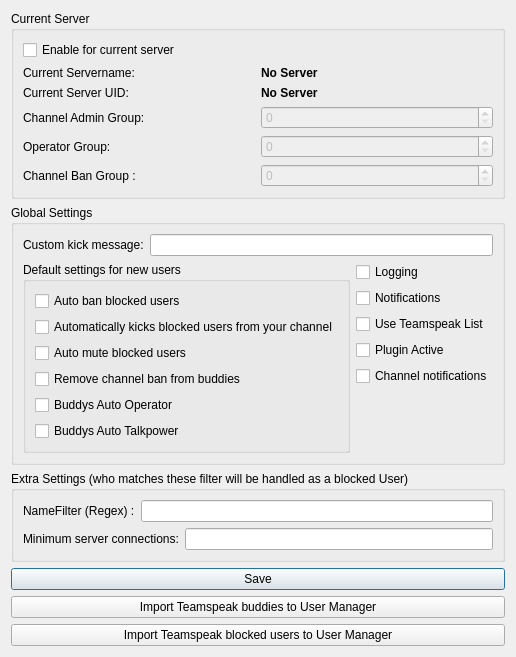
<?xml version="1.0" encoding="UTF-8"?>
<ui version="4.0">
 <class>ConfigDialog</class>
 <widget class="QDialog" name="ConfigDialog">
  <property name="geometry">
   <rect>
    <x>0</x>
    <y>0</y>
    <width>412</width>
    <height>599</height>
   </rect>
  </property>
  <property name="windowTitle">
   <string>User-Manager Configuration</string>
  </property>
  <layout class="QVBoxLayout" name="verticalLayout_6">
   <item>
    <widget class="QGroupBox" name="groupBox1">
     <property name="title">
      <string>Current Server</string>
     </property>
     <property name="checkable">
      <bool>false</bool>
     </property>
     <property name="checked">
      <bool>false</bool>
     </property>
     <layout class="QVBoxLayout" name="verticalLayout_4">
      <item>
       <widget class="QCheckBox" name="chkcurrent_server">
        <property name="text">
         <string>Enable for current server</string>
        </property>
       </widget>
      </item>
      <item>
       <layout class="QHBoxLayout" name="horizontalLayout">
        <item>
         <widget class="QLabel" name="label_5">
          <property name="text">
           <string>Current Servername:</string>
          </property>
         </widget>
        </item>
        <item>
         <widget class="QLabel" name="L_NAME">
          <property name="font">
           <font>
            <weight>75</weight>
            <bold>true</bold>
           </font>
          </property>
          <property name="text">
           <string>No Server</string>
          </property>
         </widget>
        </item>
       </layout>
      </item>
      <item>
       <layout class="QHBoxLayout" name="horizontalLayout_2">
        <item>
         <widget class="QLabel" name="label_3">
          <property name="text">
           <string>Current Server UID:</string>
          </property>
         </widget>
        </item>
        <item>
         <widget class="QLabel" name="L_UID">
          <property name="font">
           <font>
            <weight>75</weight>
            <bold>true</bold>
            <strikeout>false</strikeout>
           </font>
          </property>
          <property name="text">
           <string>No Server</string>
          </property>
         </widget>
        </item>
       </layout>
      </item>
      <item>
       <layout class="QHBoxLayout" name="horizontalLayout_3">
        <item>
         <widget class="QLabel" name="label_4">
          <property name="text">
           <string>Channel Admin Group:</string>
          </property>
          <property name="wordWrap">
           <bool>true</bool>
          </property>
         </widget>
        </item>
        <item>
         <widget class="QSpinBox" name="speChannelGroupAdmin">
          <property name="enabled">
           <bool>false</bool>
          </property>
          <property name="maximum">
           <number>999999</number>
          </property>
         </widget>
        </item>
       </layout>
      </item>
      <item>
       <layout class="QHBoxLayout" name="horizontalLayout_4">
        <item>
         <widget class="QLabel" name="lb_special">
          <property name="text">
           <string>Operator Group:</string>
          </property>
         </widget>
        </item>
        <item>
         <widget class="QSpinBox" name="speChannelGroupOperator">
          <property name="enabled">
           <bool>false</bool>
          </property>
          <property name="maximum">
           <number>999999</number>
          </property>
         </widget>
        </item>
       </layout>
      </item>
      <item>
       <layout class="QHBoxLayout" name="horizontalLayout_5">
        <item>
         <widget class="QLabel" name="label_2">
          <property name="text">
           <string>Channel Ban Group :</string>
          </property>
         </widget>
        </item>
        <item>
         <widget class="QSpinBox" name="speChannelGroupBan">
          <property name="enabled">
           <bool>false</bool>
          </property>
          <property name="maximum">
           <number>999999</number>
          </property>
         </widget>
        </item>
       </layout>
      </item>
     </layout>
    </widget>
   </item>
   <item>
    <widget class="QGroupBox" name="groupBox2">
     <property name="title">
      <string>Global Settings</string>
     </property>
     <layout class="QVBoxLayout" name="verticalLayout_5">
      <item>
       <layout class="QHBoxLayout" name="horizontalLayout_6">
        <item>
         <widget class="QLabel" name="label_6">
          <property name="text">
           <string>Custom kick message:</string>
          </property>
         </widget>
        </item>
        <item>
         <widget class="QLineEdit" name="kickmessage"/>
        </item>
       </layout>
      </item>
      <item>
       <layout class="QHBoxLayout" name="horizontalLayout_7">
        <item>
         <widget class="QGroupBox" name="groupBox3">
          <property name="title">
           <string>Default settings for new users</string>
          </property>
          <layout class="QVBoxLayout" name="verticalLayout">
           <item>
            <widget class="QCheckBox" name="chkAutoBan">
             <property name="enabled">
              <bool>true</bool>
             </property>
             <property name="toolTip">
              <string>Automatically bans blocked users from your channel</string>
             </property>
             <property name="text">
              <string>Auto ban blocked users</string>
             </property>
            </widget>
           </item>
           <item>
            <widget class="QCheckBox" name="chkAutoKick">
             <property name="text">
              <string>Automatically kicks blocked users from your channel</string>
             </property>
            </widget>
           </item>
           <item>
            <widget class="QCheckBox" name="chkAutoMute">
             <property name="enabled">
              <bool>true</bool>
             </property>
             <property name="toolTip">
              <string>Automatically mutes users when you block them in the user manager</string>
             </property>
             <property name="text">
              <string>Auto mute blocked users</string>
             </property>
            </widget>
           </item>
           <item>
            <widget class="QCheckBox" name="chkAntiChannelBan">
             <property name="enabled">
              <bool>true</bool>
             </property>
             <property name="toolTip">
              <string>Automatically removes channel ban from plugin buddies (If you have permissions)</string>
             </property>
             <property name="text">
              <string>Remove channel ban from buddies</string>
             </property>
            </widget>
           </item>
           <item>
            <widget class="QCheckBox" name="chkAutoOperator">
             <property name="enabled">
              <bool>true</bool>
             </property>
             <property name="toolTip">
              <string>Automatically gives channel operator to your plugin buddies when you're channel admin</string>
             </property>
             <property name="text">
              <string>Buddys Auto Operator </string>
             </property>
            </widget>
           </item>
           <item>
            <widget class="QCheckBox" name="chkAutoTalkpower">
             <property name="enabled">
              <bool>true</bool>
             </property>
             <property name="toolTip">
              <string>Automatically grants talk power to your plugin buddies when you're operator</string>
             </property>
             <property name="text">
              <string>Buddys Auto Talkpower</string>
             </property>
            </widget>
           </item>
          </layout>
         </widget>
        </item>
        <item>
         <layout class="QVBoxLayout" name="verticalLayout_3">
          <item>
           <widget class="QCheckBox" name="chkLog">
            <property name="toolTip">
             <string>Toggles debug logging to console</string>
            </property>
            <property name="text">
             <string>Logging</string>
            </property>
           </widget>
          </item>
          <item>
           <widget class="QCheckBox" name="chkNotifikations">
            <property name="enabled">
             <bool>true</bool>
            </property>
            <property name="toolTip">
             <string>Adds informational messages to your current chat tab</string>
            </property>
            <property name="text">
             <string>Notifications</string>
            </property>
           </widget>
          </item>
          <item>
           <widget class="QCheckBox" name="chkUseTSList">
            <property name="text">
             <string>Use Teamspeak List</string>
            </property>
           </widget>
          </item>
          <item>
           <widget class="QCheckBox" name="chkWorking">
            <property name="toolTip">
             <string>If this Option is false no User would get any new channel Group ( like the Plugin is deactivated)</string>
            </property>
            <property name="text">
             <string>Plugin Active</string>
            </property>
           </widget>
          </item>
          <item>
           <widget class="QCheckBox" name="chkChannelNotifikations">
            <property name="toolTip">
             <string>Sends notifications to the channel if you ban blocked users</string>
            </property>
            <property name="text">
             <string>Channel notifications</string>
            </property>
           </widget>
          </item>
          <item>
           <spacer name="verticalSpacer">
            <property name="orientation">
             <enum>Qt::Vertical</enum>
            </property>
            <property name="sizeHint" stdset="0">
             <size>
              <width>20</width>
              <height>40</height>
             </size>
            </property>
           </spacer>
          </item>
         </layout>
        </item>
       </layout>
      </item>
     </layout>
    </widget>
   </item>
   <item>
    <widget class="QGroupBox" name="groupBox3_2">
     <property name="title">
      <string>Extra Settings (who matches these filter will be handled as a blocked User)</string>
     </property>
     <layout class="QVBoxLayout" name="verticalLayout_7">
      <item>
       <layout class="QHBoxLayout" name="horizontalLayout_9">
        <item>
         <widget class="QLabel" name="label_7">
          <property name="text">
           <string>NameFilter (Regex) :</string>
          </property>
         </widget>
        </item>
        <item>
         <widget class="QLineEdit" name="NameFilter"/>
        </item>
       </layout>
      </item>
      <item>
       <layout class="QHBoxLayout" name="horizontalLayout_8">
        <item>
         <widget class="QLabel" name="label">
          <property name="text">
           <string>Minimum server connections:</string>
          </property>
         </widget>
        </item>
        <item>
         <widget class="QLineEdit" name="minimumNumberofTotalConnections"/>
        </item>
       </layout>
      </item>
     </layout>
    </widget>
   </item>
   <item>
    <spacer name="verticalSpacer_2">
     <property name="orientation">
      <enum>Qt::Vertical</enum>
     </property>
     <property name="sizeHint" stdset="0">
      <size>
       <width>20</width>
       <height>40</height>
      </size>
     </property>
    </spacer>
   </item>
   <item>
    <layout class="QVBoxLayout" name="verticalLayout_2">
     <item>
      <widget class="QPushButton" name="btnSave">
       <property name="enabled">
        <bool>true</bool>
       </property>
       <property name="text">
        <string>Save</string>
       </property>
       <property name="checkable">
        <bool>false</bool>
       </property>
      </widget>
     </item>
     <item>
      <widget class="QPushButton" name="btnImport_Buddys">
       <property name="enabled">
        <bool>true</bool>
       </property>
       <property name="text">
        <string>Import Teamspeak buddies to User Manager</string>
       </property>
       <property name="checkable">
        <bool>false</bool>
       </property>
      </widget>
     </item>
     <item>
      <widget class="QPushButton" name="btnImport_Blocked">
       <property name="enabled">
        <bool>true</bool>
       </property>
       <property name="text">
        <string>Import Teamspeak blocked users to User Manager</string>
       </property>
       <property name="checkable">
        <bool>false</bool>
       </property>
      </widget>
     </item>
    </layout>
   </item>
  </layout>
 </widget>
 <tabstops>
  <tabstop>speChannelGroupAdmin</tabstop>
  <tabstop>speChannelGroupOperator</tabstop>
  <tabstop>speChannelGroupBan</tabstop>
  <tabstop>chkAutoBan</tabstop>
  <tabstop>btnSave</tabstop>
 </tabstops>
 <resources/>
 <connections/>
</ui>
